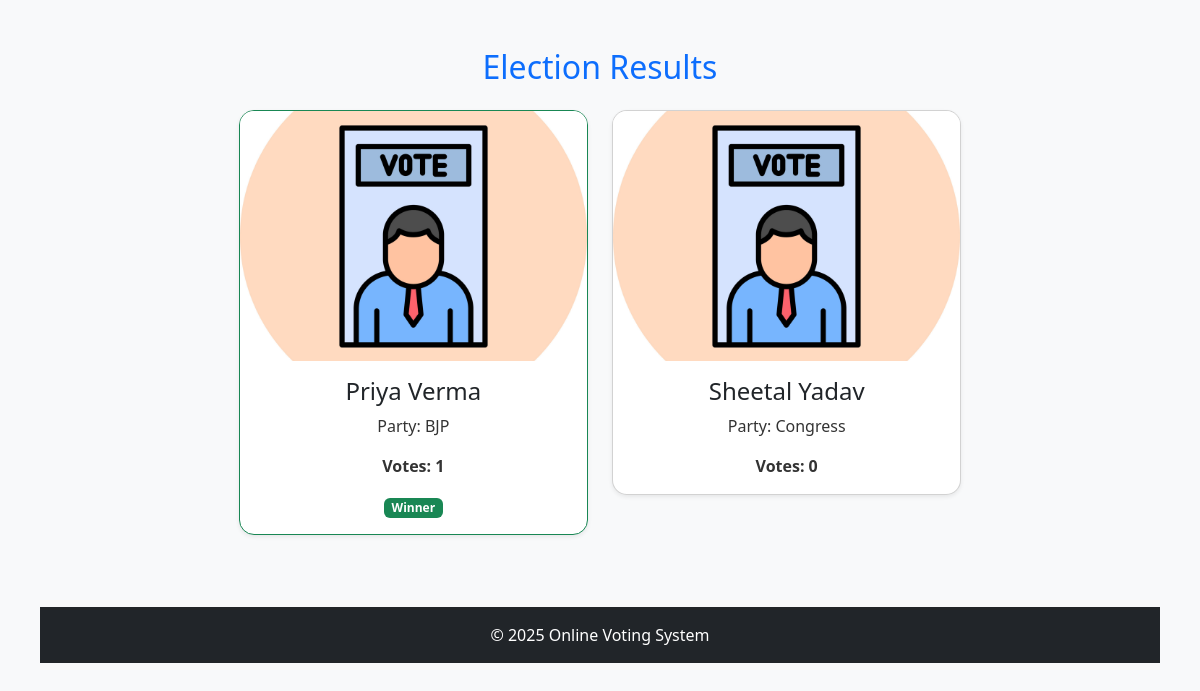
The app's page /results with its own data.
### app.py (models this page shows)
class Candidate(db.Model):
    id = db.Column(db.Integer, primary_key=True)
    name = db.Column(db.String(50))
    votes = db.Column(db.Integer, default=0)
    photo = db.Column(db.String(100), nullable=False)       # filename of candidate photo
    party = db.Column(db.String(50), nullable=False)        # party name
    party_logo = db.Column(db.String(100), nullable=False)  # filename of party logo

### app.py (the view)
@app.route('/results')
def results():
    candidates = Candidate.query.all()  # Get all candidates
    return render_template('results.html', candidates=candidates)

### templates/results.html (shortened to what this page needs)
<!DOCTYPE html>
<html lang="en">
<head>
    <link href="https://cdn.jsdelivr.net/npm/bootstrap@5.3.2/dist/css/bootstrap.min.css" rel="stylesheet">
    <link rel="stylesheet" href="{{ url_for('static', filename='style.css') }}">
</head>
<body class="bg-light">
<div class="container mt-5">
    <h2 class="text-center mb-4 text-primary">Election Results</h2>
    {% set max_votes = candidates | map(attribute='votes') | max %}
    <div class="row justify-content-center">
        {% for candidate in candidates %}
        <div class="col-md-4 mb-4">
            <div class="card shadow-sm text-center {% if candidate.votes == max_votes %}border-success{% endif %}">
                <img src="{{ url_for('static', filename=candidate.photo) }}" class="card-img-top" alt="{{ candidate.name }}" style="height:250px; object-fit:cover;">
                <div class="card-body">
                    <h4 class="card-title">{{ candidate.name }}</h4>
                    <p class="card-text">Party: {{ candidate.party }}</p>
                    <p class="card-text fw-bold">Votes: {{ candidate.votes }}</p>
                    {% if candidate.votes == max_votes %}
                        <span class="badge bg-success">Winner</span>
                    {% endif %}
                </div>
            </div>
        </div>
        {% endfor %}
    </div>
</div>
<footer class="text-center mt-5 py-3 bg-dark text-white">
    &copy; 2025 Online Voting System
</footer>
</body>
</html>

### static/style.css (style rules this page uses)
body { font-family: 'Segoe UI', Tahoma, Geneva, Verdana, sans-serif; margin: 40px; background-color: #f8f9fa; }
h1, h2, h3, p { font-weight: 500; color: #333; }
footer { position: relative; bottom: 0; width: 100%; background-color: #343a40; color: white; padding: 15px 0; }
.card { border-radius: 15px; overflow: hidden; transition: transform 0.2s; }
.card-img-top { width: 100%; height: 250px; object-fit: cover; }

### records on screen
Candidate: photo (picture), name "Priya Verma", party "BJP", votes "1", shows "Winner"
Candidate: photo (picture), name "Sheetal Yadav", party "Congress", votes "0"
